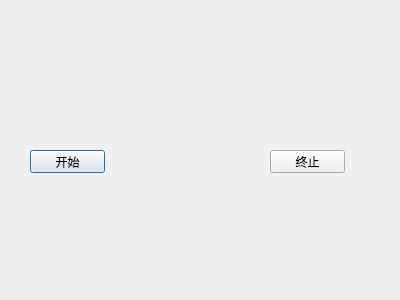
<?xml version="1.0" encoding="UTF-8"?>
<ui version="4.0">
 <class>Dialog</class>
 <widget class="QDialog" name="Dialog">
  <property name="geometry">
   <rect>
    <x>0</x>
    <y>0</y>
    <width>400</width>
    <height>300</height>
   </rect>
  </property>
  <property name="windowTitle">
   <string>Dialog</string>
  </property>
  <widget class="QPushButton" name="startBtn">
   <property name="geometry">
    <rect>
     <x>30</x>
     <y>150</y>
     <width>75</width>
     <height>23</height>
    </rect>
   </property>
   <property name="text">
    <string>开始</string>
   </property>
  </widget>
  <widget class="QPushButton" name="stopBtn">
   <property name="geometry">
    <rect>
     <x>270</x>
     <y>150</y>
     <width>75</width>
     <height>23</height>
    </rect>
   </property>
   <property name="text">
    <string>终止</string>
   </property>
  </widget>
 </widget>
 <layoutdefault spacing="6" margin="11"/>
 <resources/>
 <connections/>
</ui>
